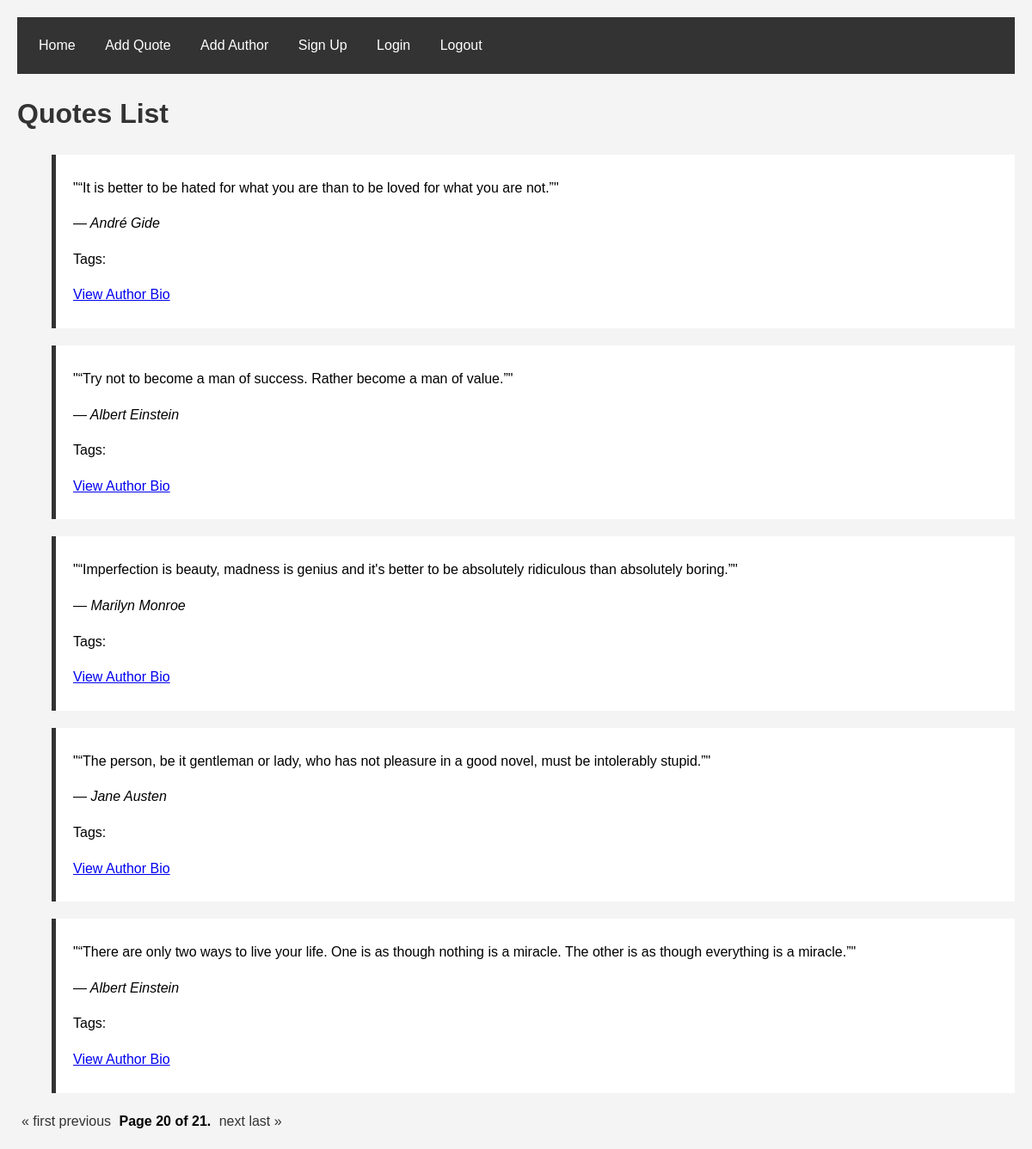
Page /quotes/?page=20 on the committed database.
### quotes/models.py (models this page shows, shortened)
class Quote(models.Model):
    quote = models.TextField()
    author = models.ForeignKey(Author, on_delete=models.CASCADE)
    tags = models.ManyToManyField(Tag, blank=True)

class Author(models.Model):
    fullname = models.CharField(max_length=100)
    born_date = models.DateField(null=True, blank=True)
    born_location = models.CharField(max_length=100, null=True, blank=True)
    description = models.TextField(blank=True)

### quotes/views.py (the view)
# urls.py: path('quotes/', quotes_list, name='quotes_list'),  # Список всіх цитат
def quotes_list(request):
    page_number = request.GET.get('page', 1)
    quotes = Quote.objects.all().order_by('-id')
    paginator = Paginator(quotes, 5)
    page_obj = paginator.get_page(page_number)
    return render(request, 'quotes/quotes_list.html', {'page_obj': page_obj})

### quotes/templates/quotes/quotes_list.html (shortened to what this page needs)
<!DOCTYPE html>
<html lang="en">
<head>
</head>
<body>
    <div class="navbar">
        <a href="{% url 'quotes_list' %}">Home</a>
        <a href="{% url 'new_quote' %}">Add Quote</a>
        <a href="{% url 'add_author' %}">Add Author</a>
        <a href="{% url 'signup' %}">Sign Up</a>
        <a href="{% url 'login' %}">Login</a>
        <a href="{% url 'logout' %}">Logout</a>
    </div>
    <h1>Quotes List</h1>
    <ul>
        {% for quote in page_obj %}
            <blockquote>
                <p>"{{ quote.quote }}"</p>
                <footer>— {{ quote.author.fullname }}</footer>
                <p>Tags:
                </p>
                <p><a href="{% url 'author_detail' quote.author.id %}">View Author Bio</a></p>
            </blockquote>
        {% endfor %}
    </ul>
    <div class="pagination">
        <span class="step-links">
            {% if page_obj.has_previous %}
                <a href="?page=1">&laquo; first</a>
                <a href="?page={{ page_obj.previous_page_number }}">previous</a>
            {% endif %}
            <span class="current">
                Page {{ page_obj.number }} of {{ page_obj.paginator.num_pages }}.
            </span>
            {% if page_obj.has_next %}
                <a href="?page={{ page_obj.next_page_number }}">next</a>
                <a href="?page={{ page_obj.paginator.num_pages }}">last &raquo;</a>
            {% endif %}
        </span>
    </div>
</body>
</html>

### quotes/templates/quotes/quotes_list.html (style rules this page uses)
body { font-family: Arial, sans-serif; line-height: 1.6; margin: 0; padding: 0; padding: 20px; background-color: #f4f4f4; }
h1 { color: #333; }
blockquote { background-color: #fff; border-left: 5px solid #333; margin: 0 0 20px 0; padding: 10px 20px; }
footer { font-style: italic; }
.pagination { margin-top: 20px; }
.pagination span { margin: 0 5px; }
.pagination a { text-decoration: none; color: #333; }
.pagination .current { font-weight: bold; }
.navbar { background-color: #333; padding: 10px; }
.navbar a { color: #fff; text-decoration: none; padding: 10px 15px; display: inline-block; }

### rows in the picture
Quote: quote "“It is better to be hated for what you are than to be loved for what you are not.”", author.fullname "André Gide"
Quote: quote "“Try not to become a man of success. Rather become a man of value.”", author.fullname "Albert Einstein"
Quote: quote "“Imperfection is beauty, madness is genius and it's better to be absolutely ridiculous than absolutely boring.”", author.fullname "Marilyn Monroe"
Quote: quote "“The person, be it gentleman or lady, who has not pleasure in a good novel, must be intolerably stupid.”", author.fullname "Jane Austen"
Quote: quote "“There are only two ways to live your life. One is as though nothing is a miracle. The other is as though everything is a miracle.”", author.fullname "Albert Einstein"

### other values in the picture
{{ page_obj.number }} "20"
{{ page_obj.paginator.num_pages }} "21"
